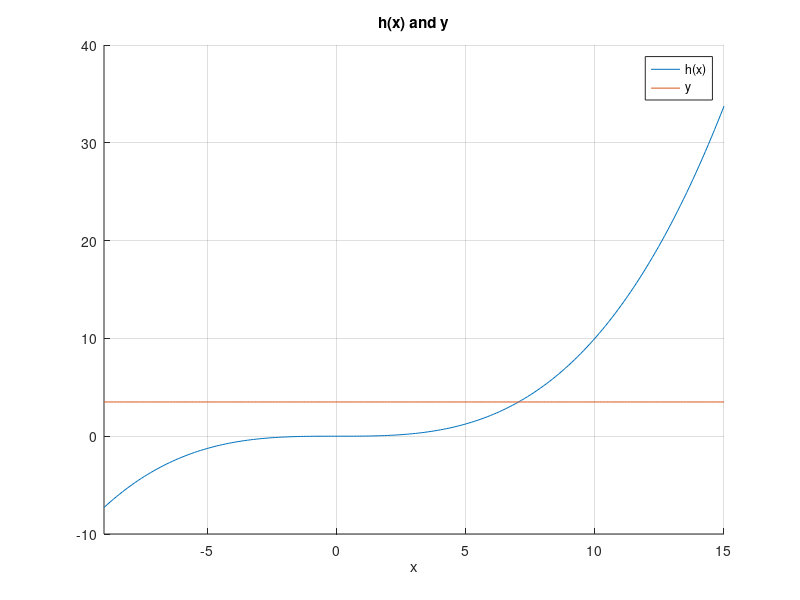
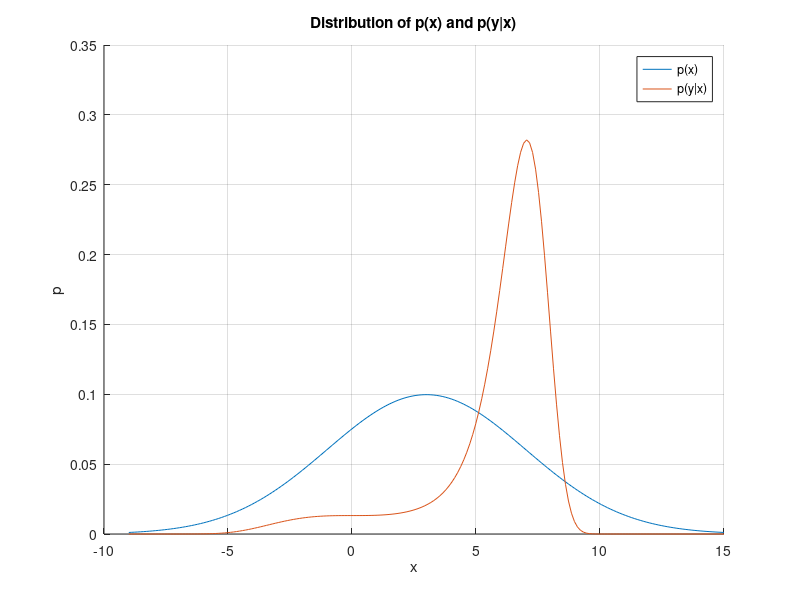
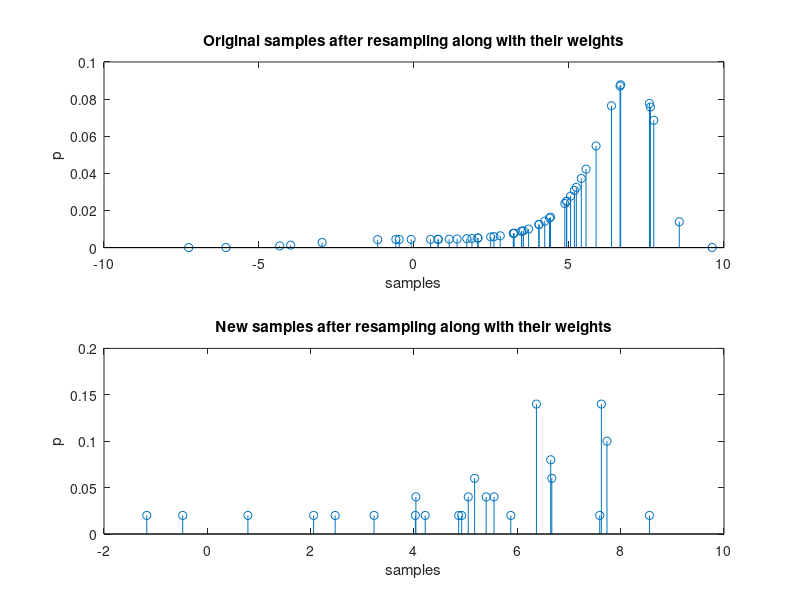

Write the MATLAB code that produced these figures, in order.
clc;clear
%% Task a
mu_x = 3;
sigma_x = 4;
x = linspace(mu_x - 3*sigma_x,mu_x + 3*sigma_x,200);
h_x = 0.01*x.^3;
y = 3.5*ones(length(x),1);
figure
xlim([mu_x - 3*sigma_x,mu_x + 3*sigma_x])
hold on
grid on
plot(x,h_x);
plot(x,y)
xlabel('x')
legend('h(x)','y')
title('h(x) and y')

p_x = normpdf(x,mu_x,sigma_x);
p_y = normpdf(h_x,3.5,sqrt(2));
figure
hold on
grid on
plot(x,p_x)
plot(x,p_y)
title('Distribution of p(x) and p(y|x)')
xlabel('x')
ylabel('p')
legend('p(x)','p(y|x)')

%% Task b
% Generate samples from proposal
n = 50;
samples = normrnd(mu_x,sigma_x,n,1);
pyx = normpdf(0.01*samples.^3,3.5,sqrt(2));
% y_samples = 0.01*samples.^3 + sqrt(2)*randn(n,1);
w_tilde = 1/n*pyx;
w = w_tilde/(sum(w_tilde));
E_xy = sum(samples.*w);
Var_xy = sum(samples.^2.*w) - E_xy^2;


%% Task c
% Resampling
u = sort(rand(n,1));
px_cum = cumsum(w);
[~,idx1] = sort([u;px_cum]);
idx2 = find(idx1<=n);
idx = idx2 - (0:n-1)';
resamples = samples(idx);
w_resample = ones(n,1)/n;
E_resample = sum(resamples.*w_resample);

p = find([n;diff(idx);n]);
instances = diff(p);
[~,idx_unique] = unique(idx);
resamples = resamples(idx_unique);
n_unique = length(instances);
w_resample = ones(n_unique,1)/n.*instances;

figure
subplot(2,1,1)
stem(samples,w)
xlabel('samples')
ylabel('p')
title('Original samples after resampling along with their weights')
subplot(2,1,2)
stem(resamples,w_resample)
xlabel('samples')
ylabel('p')
title('New samples after resampling along with their weights')







